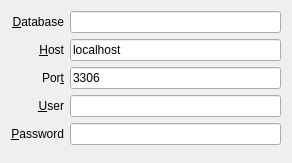
<?xml version="1.0" encoding="UTF-8"?>
<ui version="4.0">
 <class>MySqlAuthWidget</class>
 <widget class="QWidget" name="MySqlAuthWidget">
  <property name="geometry">
   <rect>
    <x>0</x>
    <y>0</y>
    <width>292</width>
    <height>163</height>
   </rect>
  </property>
  <property name="windowTitle">
   <string>Form</string>
  </property>
  <layout class="QGridLayout" name="gridLayout">
   <item row="0" column="0">
    <widget class="QLabel" name="label">
     <property name="text">
      <string>&amp;Database</string>
     </property>
     <property name="alignment">
      <set>Qt::AlignRight|Qt::AlignTrailing|Qt::AlignVCenter</set>
     </property>
     <property name="buddy">
      <cstring>databaseLineEdit</cstring>
     </property>
    </widget>
   </item>
   <item row="0" column="1">
    <widget class="QLineEdit" name="databaseLineEdit"/>
   </item>
   <item row="1" column="0">
    <widget class="QLabel" name="label_2">
     <property name="text">
      <string>&amp;Host</string>
     </property>
     <property name="alignment">
      <set>Qt::AlignRight|Qt::AlignTrailing|Qt::AlignVCenter</set>
     </property>
     <property name="buddy">
      <cstring>hostLineEdit</cstring>
     </property>
    </widget>
   </item>
   <item row="1" column="1">
    <widget class="QLineEdit" name="hostLineEdit">
     <property name="text">
      <string>localhost</string>
     </property>
    </widget>
   </item>
   <item row="2" column="0">
    <widget class="QLabel" name="label_3">
     <property name="text">
      <string>Por&amp;t</string>
     </property>
     <property name="alignment">
      <set>Qt::AlignRight|Qt::AlignTrailing|Qt::AlignVCenter</set>
     </property>
     <property name="buddy">
      <cstring>portLineEdit</cstring>
     </property>
    </widget>
   </item>
   <item row="2" column="1">
    <widget class="QLineEdit" name="portLineEdit">
     <property name="inputMethodHints">
      <set>Qt::ImhDigitsOnly</set>
     </property>
     <property name="text">
      <string>3306</string>
     </property>
    </widget>
   </item>
   <item row="3" column="0">
    <widget class="QLabel" name="label_4">
     <property name="text">
      <string>&amp;User</string>
     </property>
     <property name="alignment">
      <set>Qt::AlignRight|Qt::AlignTrailing|Qt::AlignVCenter</set>
     </property>
     <property name="buddy">
      <cstring>userLineEdit</cstring>
     </property>
    </widget>
   </item>
   <item row="3" column="1">
    <widget class="QLineEdit" name="userLineEdit"/>
   </item>
   <item row="4" column="0">
    <widget class="QLabel" name="label_5">
     <property name="text">
      <string>&amp;Password</string>
     </property>
     <property name="alignment">
      <set>Qt::AlignRight|Qt::AlignTrailing|Qt::AlignVCenter</set>
     </property>
     <property name="buddy">
      <cstring>passwordLineEdit</cstring>
     </property>
    </widget>
   </item>
   <item row="4" column="1">
    <widget class="QLineEdit" name="passwordLineEdit">
     <property name="echoMode">
      <enum>QLineEdit::Password</enum>
     </property>
    </widget>
   </item>
   <item row="5" column="1">
    <spacer name="verticalSpacer">
     <property name="orientation">
      <enum>Qt::Vertical</enum>
     </property>
     <property name="sizeHint" stdset="0">
      <size>
       <width>20</width>
       <height>0</height>
      </size>
     </property>
    </spacer>
   </item>
  </layout>
 </widget>
 <resources/>
 <connections/>
</ui>
